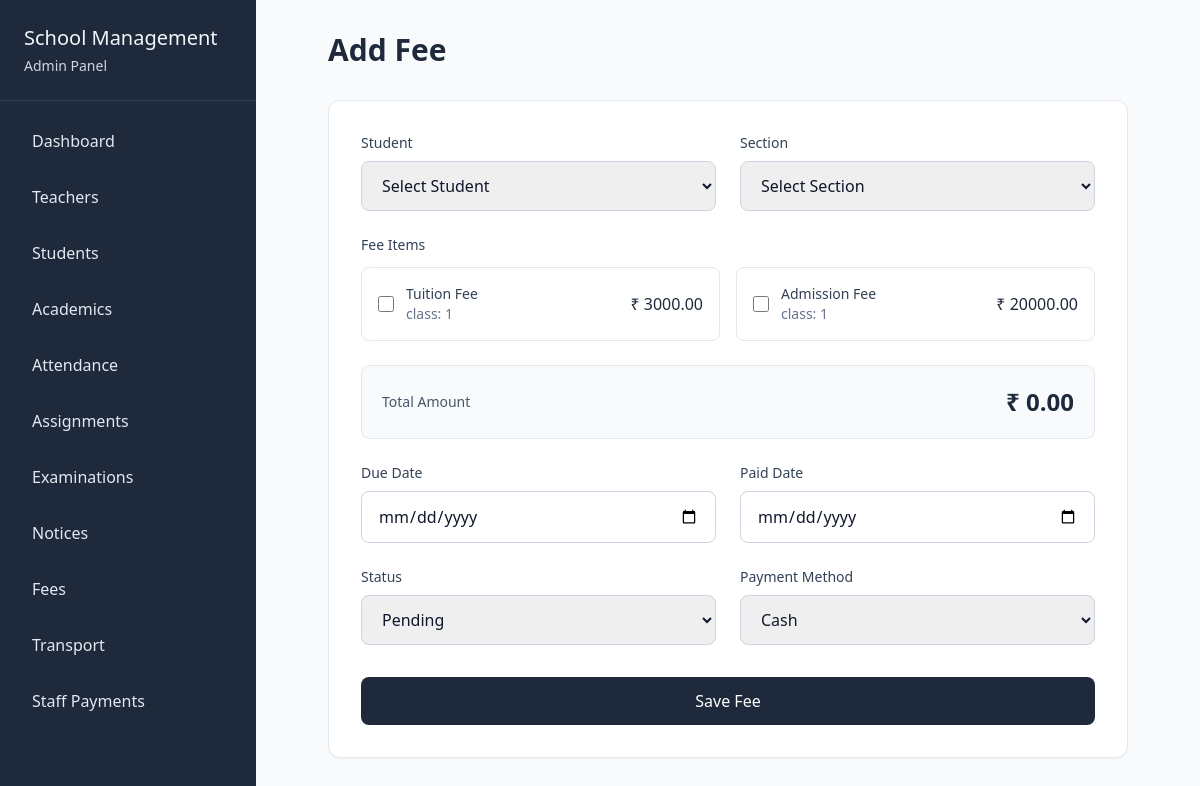
/fees/insert/fee/, run on the app's committed database.
### fees/models.py (models this page shows, shortened)
class FeeItem(models.Model):
    FEE_TYPES = [
        ("Tuition", "Tuition Fee"),
        ("Admission", "Admission Fee"),
        ("Registration", "Registration Fee"),
        ("Annual", "Annual Fee"),
        ("Examination", "Examination Fee"),
        ("Transport", "Transport Fee"),
        ("Library", "Library Fee"),
        ("Computer/Lab", "Computer/Lab Fee"),
        ("Activity", "Activity Fee"),
        ("Sports", "Sports Fee"),
        ("Miscellaneous", "Miscellaneous Fee"),
        ("Late", "Late Fee"),
        ("Hostel", "Hostel Fee"),
    ]
    fee_type = models.CharField(max_length=100, choices=FEE_TYPES)
    schoolclass = models.ForeignKey(SchoolClass, on_delete=models.CASCADE, null=True, blank=True)
    amount = models.DecimalField(max_digits=10, decimal_places=2)

### academics/models.py (models this page shows, shortened)
class SchoolClass(models.Model):
    name = models.CharField(max_length=50)

### fees/views.py (the view, shortened to what this page needs)
# urls.py: path("insert/fee/", views.insert_fee, name="insert_fee"),
def insert_fee(req):
    data = {
        "students" : Student.objects.all(),
        "sections" : Section.objects.all(),
        "feeitems" : FeeItem.objects.all(),
        "fee_status" : Fee.FEE_STATUS,
        "payment_methods" : Fee.PAYMENT_METHODS
    }
    return render(req, "fees/insert_fee.html", data)

### academics/models.py (called while the page is built)
    def __str__(self):
        return f"{self.schoolclass.name} - {self.name}"

### students/models.py (called while the page is built)
    def __str__(self):
        return self.user.get_full_name()

### fees/templates/fees/insert_fee.html (shortened to what this page needs)
{% extends 'school_admin/base.html' %}
{% block content %}
<div class="flex-1 p-8">
    <div class="px-10">
        <h1 class="text-3xl font-semibold text-slate-800 mb-8">Add Fee</h1>
        <div class="bg-white rounded-xl border border-slate-200 shadow-sm p-8">
            <form method="POST">
                <div class="grid grid-cols-1 md:grid-cols-2 gap-6">
                    <div>
                        <label class="block text-sm font-medium text-slate-700 mb-2">Student</label>
                        <select name="student" required class="w-full border border-slate-300 rounded-lg px-4 py-3">
                            <option value="">Select Student</option>
                        </select>
                    </div>
                    <div>
                        <label class="block text-sm font-medium text-slate-700 mb-2">Section</label>
                        <select name="section" class="w-full border border-slate-300 rounded-lg px-4 py-3">
                            <option value="">Select Section</option>
                        </select>
                    </div>
                    <div class="md:col-span-2">
                        <label class="block text-sm font-medium text-slate-700 mb-3">Fee Items</label>
                        <div class="grid grid-cols-1 md:grid-cols-2 gap-4">
                            {% for feeitem in feeitems %}
                                <label class="border border-slate-200 rounded-lg p-4 cursor-pointer hover:bg-slate-50">
                                    <div class="flex items-center gap-3">
                                        <input type="checkbox" name="fee_items" value="{{ feeitem.id }}" data-amount="{{ feeitem.amount }}" {% if feeitem in fee.fee_items.all %}checked{% endif %} class="fee-checkbox w-4 h-4">
                                        <div class="flex-1">
                                            <p class="text-sm font-medium text-slate-700">{{ feeitem.get_fee_type_display }}</p>
                                            <p class="text-sm text-slate-500"> class: {{ feeitem.schoolclass.name }}</p>
                                        </div>
                                        <span class="font-medium text-slate-800">₹ {{ feeitem.amount }}</span>
                                    </div>
                                </label>
                            {% empty %}
                                <p class="text-sm text-slate-500">No fee items available.</p>
                            {% endfor %}
                        </div>
                    </div>
                    <div class="md:col-span-2">
                        <div class="bg-slate-50 border border-slate-200 rounded-lg p-5">
                            <div class="flex justify-between items-center">
                                <span class="text-sm font-medium text-slate-600">Total Amount</span>
                                <span id="totalAmount" class="text-2xl font-semibold text-slate-800">₹ 0.00</span>
                            </div>
                        </div>
                    </div>
                    <div>
                        <label class="block text-sm font-medium text-slate-700 mb-2">Due Date</label>
                        <input type="date" name="due_date" value="{{fee.due_date|date:"Y-m-d"}}" required class="w-full border border-slate-300 rounded-lg px-4 py-3">
                    </div>
                    <div>
                        <label class="block text-sm font-medium text-slate-700 mb-2">Paid Date</label>
                        <input type="date" name="paid_date" value="{{fee.paid_date|date:"Y-m-d"}}" class="w-full border border-slate-300 rounded-lg px-4 py-3">
                    </div>
                    <div>
                        <label class="block text-sm font-medium text-slate-700 mb-2">Status</label>
                        <select name="status" class="w-full border border-slate-300 rounded-lg px-4 py-3">
                            {% for value, label in fee_status %}
                                <option value="{{ value }}" {% if fee.status == value %}selected{% endif %}>
                                    {{ label }}
                                </option>
                            {% endfor %}
                        </select>
                    </div>
                    <div>
                        <label class="block text-sm font-medium text-slate-700 mb-2">Payment Method</label>
                        <select name="payment_method" class="w-full border border-slate-300 rounded-lg px-4 py-3">
                            {% for value, label in payment_methods %}
                                <option value="{{ value }}" {% if fee.payment_method == value %}selected{% endif %}>
                                    {{ label }}
                                </option>
                            {% endfor %}
                        </select>
                    </div>
                </div>
                <button type="submit" class="w-full px-6 py-3 rounded-lg bg-slate-800 text-white font-medium hover:bg-slate-700 mt-8">Save Fee</button>
            </form>
        </div>
    </div>
</div>
{% endblock content %}

### data on the page
FeeItem: fee_type "Tuition Fee", schoolclass.name "1", amount "3000.00"
FeeItem: fee_type "Admission Fee", schoolclass.name "1", amount "20000.00"

### other printed values
form field status "Pending"
form field payment_method "Cash"
